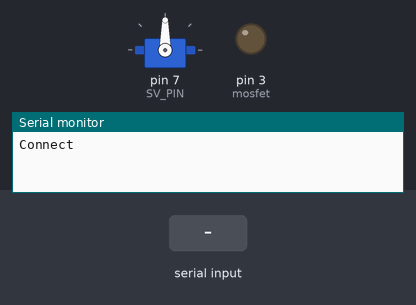
Bench run of a sketch on a simulated Arduino Uno, built with avr-gcc and run on an emulated ATmega328P. Shown: servo, output pins drawn as LEDs (lit = HIGH), the last lines printed to the serial monitor. The test bench sets the inputs (shaded band).

Above: at 2.2 s.
2.3 s: "1" received over Serial
At 2.8 s:
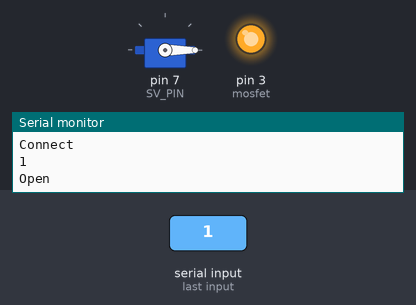
At 3.4 s:
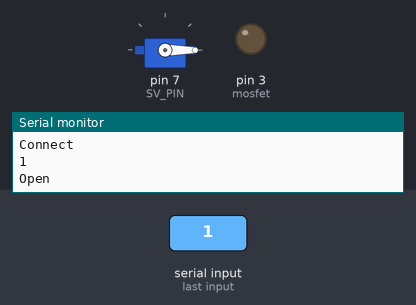
4.4 s: "0" received over Serial
At 4.9 s:
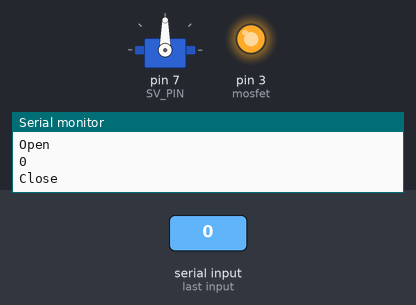
Timing chart, 0 to 7.4 s (numbered marks = the images above; inputs shaded):
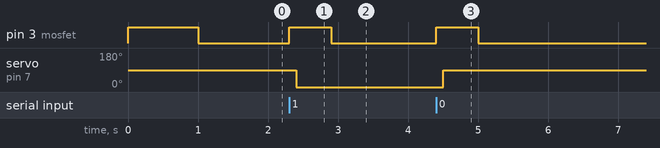

The sketch:

sketch.ino
```cpp
#include <Servo.h>

 Servo myservo;          // Servoオブジェクトの宣言
 const int SV_PIN = 7;   // サーボモーターをデジタルピン7に
 const int mosfet = 3;
 char data;

 void setup(){
   Serial.begin(9600);
   myservo.attach(SV_PIN, 500, 2400);  // サーボの割当(パルス幅500~2400msに指定)
   Serial.println("Connect \n");
   myservo.write(90);
   analogWrite(mosfet, 255);
   delay(1000);
 }

 void loop(){
   analogWrite(mosfet, 0);
   if (Serial.available() > 0) {
    data = (char) Serial.read();
    Serial.println(data);
     if (data == '1'){
      analogWrite(mosfet, 255);
      Serial.println("Open");
      delay(100);
      myservo.write(0);
      delay(500);
      analogWrite(mosfet, 0);
     }
     else if (data == '0'){
      analogWrite(mosfet, 255);
      Serial.println("Close");
      delay(100);
      myservo.write(90);
      delay(500);
      analogWrite(mosfet, 0);
     }
   }
 }
```

Measured:
- after the input at 2.3 s, pin 3 (mosfet): LOW → HIGH at once, → LOW 0.60 s later; servo on pin 7 (SV_PIN): 90° → 0° after 0.10 s
- after the input at 4.4 s, pin 3 (mosfet): LOW → HIGH at once, → LOW 0.60 s later; servo on pin 7 (SV_PIN): 0° → 90° after 0.10 s
